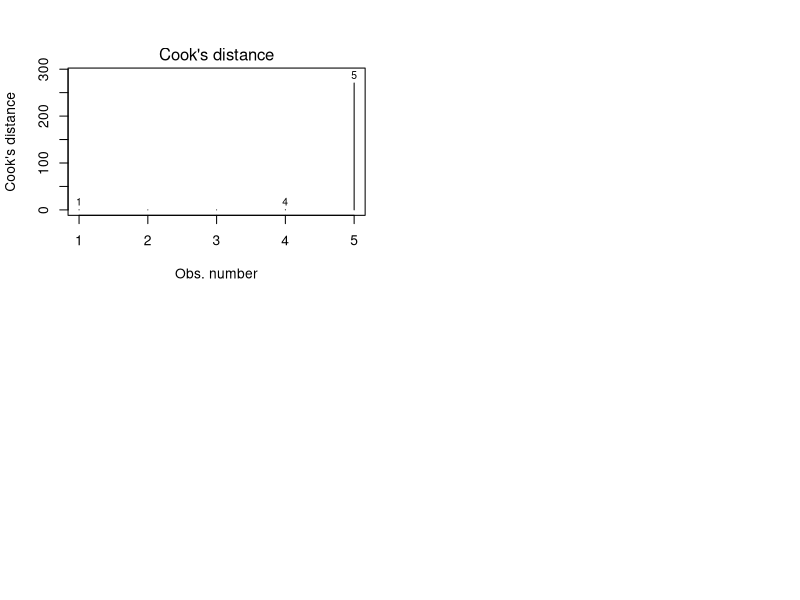

Generate this figure with R:
## ---- chunk 1
knitr::opts_chunk$set(echo = TRUE)
## ---- chunk 2
data(mtcars)
fit <- lm(mpg ~ factor(cyl) + wt - 1, mtcars) # run without the intercept to check if first coefficient is 4 cylinders
summary(fit)$coef
##               Estimate Std. Error   t value     Pr(>|t|)
## factor(cyl)4 33.990794  1.8877934 18.005569 6.257246e-17
## factor(cyl)6 29.735212  2.5409594 11.702356 2.687977e-12
## factor(cyl)8 27.919934  3.0914645  9.031297 8.680975e-10
## wt           -3.205613  0.7538957 -4.252065 2.130435e-04
fit1 <- lm(mpg ~ factor(cyl) + wt, mtcars)
summary(fit1)$coef
##               Estimate Std. Error   t value     Pr(>|t|)
## (Intercept)  33.990794  1.8877934 18.005569 6.257246e-17
## factor(cyl)6 -4.255582  1.3860728 -3.070244 4.717834e-03
## factor(cyl)8 -6.070860  1.6522878 -3.674214 9.991893e-04
## wt           -3.205613  0.7538957 -4.252065 2.130435e-04

#Podríamos forzar que los 4 cilindros fuesen el factor a comparar
mcyl<-relevel(factor(mtcars$cyl),"4")
fit<-lm(mpg~mcyl+wt, data = mtcars)
summary(fit)$coef[3]
## ---- chunk 3
data(mtcars)
fit2 <- lm(mpg ~ factor(cyl), mtcars) # model without weight included
fit2w <- lm(mpg ~ factor(cyl) + wt, mtcars) # model with weight included
summary(fit2)$coef
##                Estimate Std. Error   t value     Pr(>|t|)
## (Intercept)   26.663636  0.9718008 27.437347 2.688358e-22
## factor(cyl)6  -6.920779  1.5583482 -4.441099 1.194696e-04
## factor(cyl)8 -11.563636  1.2986235 -8.904534 8.568209e-10
summary(fit2w)$coef
##               Estimate Std. Error   t value     Pr(>|t|)
## (Intercept)  33.990794  1.8877934 18.005569 6.257246e-17
## factor(cyl)6 -4.255582  1.3860728 -3.070244 4.717834e-03
## factor(cyl)8 -6.070860  1.6522878 -3.674214 9.991893e-04
## wt           -3.205613  0.7538957 -4.252065 2.130435e-04
## ---- chunk 4
data(mtcars)
fit3 <- lm(mpg ~ factor(cyl) + wt, mtcars) # model with number of cylinders a factor variable and weight as a confounder
summary(fit3)$coef
##               Estimate Std. Error   t value     Pr(>|t|)
## (Intercept)  33.990794  1.8877934 18.005569 6.257246e-17
## factor(cyl)6 -4.255582  1.3860728 -3.070244 4.717834e-03
## factor(cyl)8 -6.070860  1.6522878 -3.674214 9.991893e-04
## wt           -3.205613  0.7538957 -4.252065 2.130435e-04
fit3int <- lm(mpg ~ factor(cyl) * wt, mtcars) # model that considers the interaction between number of cylinders and weight
summary(fit3int)


anova(fit3, fit3int) # compute analysis of variance between two models
## Analysis of Variance Table
## 
## Model 1: mpg ~ factor(cyl) + wt
## Model 2: mpg ~ factor(cyl) * wt
##   Res.Df    RSS Df Sum of Sq      F Pr(>F)
## 1     28 183.06                           
## 2     26 155.89  2     27.17 2.2658 0.1239
## ---- chunk 5
data(mtcars)
fit4 <- lm(mpg ~ I(wt * 0.5) + factor(cyl), data = mtcars) 
fit4
## 
## Call:
## lm(formula = mpg ~ I(wt * 0.5) + factor(cyl), data = mtcars)
## 
## Coefficients:
##  (Intercept)   I(wt * 0.5)  factor(cyl)6  factor(cyl)8  
##       33.991        -6.411        -4.256        -6.071

?mtcars
## ---- chunk 6
x <- c(0.586, 0.166, -0.042, -0.614, 11.72)

y <- c(0.549, -0.026, -0.127, -0.751, 1.344)
## ---- chunk 7
x <- c(0.586, 0.166, -0.042, -0.614, 11.72) 
y <- c(0.549, -0.026, -0.127, -0.751, 1.344) 

fit5 <- lm(y ~ x)
hatvalues(fit5)
##         1         2         3         4         5 
## 0.2286650 0.2438146 0.2525027 0.2804443 0.9945734
par(mfrow = c(2,2)) # plot the model
plot(fit5, which = 4) # show the most influential point

## ---- chunk 8
x <- c(0.586, 0.166, -0.042, -0.614, 11.72)
y <- c(0.549, -0.026, -0.127, -0.751, 1.344)
## ---- chunk 9
x <- c(0.586, 0.166, -0.042, -0.614, 11.72) 
y <- c(0.549, -0.026, -0.127, -0.751, 1.344)

fit6 <- lm(y ~ x)
hatvalues(fit6) # find point with highest hat value
##         1         2         3         4         5 
## 0.2286650 0.2438146 0.2525027 0.2804443 0.9945734
dfbetas(fit6)[,2] 
##             1             2             3             4             5 
##   -0.37811633   -0.02861769    0.00791512    0.67253246 -133.82261293
## ---- chunk 10
fit5 <- lm(y~x)
hatvalues(fit5)
##         1         2         3         4         5 
## 0.2286650 0.2438146 0.2525027 0.2804443 0.9945734
which(hatvalues(fit5)==max(hatvalues(fit5)))
## 5 
## 5
dfbetas(fit5)[which(hatvalues(fit5)==max(hatvalues(fit5))),2]
